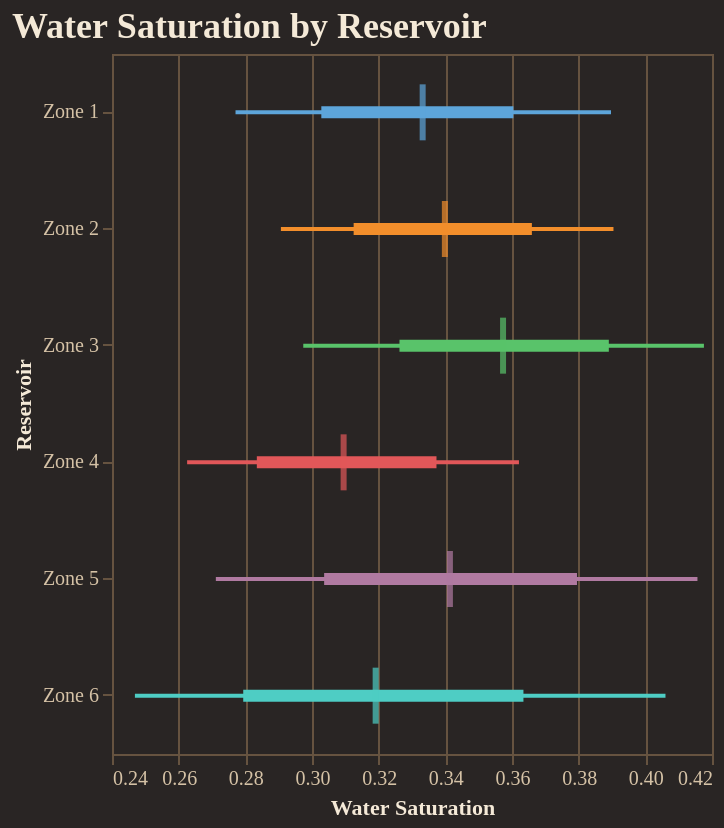

Notebook source saved alongside this figure:
### Code cell
fig = reporter.plotter.forest_plot(
    "Water Saturation", 
    backend=PLOTTING_BACKEND
)
fig.show()

### Figure 1 — Vega-Lite specification as saved in the notebook (floating-point values rounded to 4 significant figures)
{"config": {"background": "#292524", "view": {"fill": "#292524", "stroke": "#665340"}, "title": {"color": "#f4e9d7", "font": "Merriweather", "fontSize": 18, "fontWeight": 600, "subtitleColor": "#d5c2a6", "anchor": "start"}, "axis": {"domainColor": "#665340", "gridColor": "#665340", "tickColor": "#665340", "labelColor": "#d5c2a6", "titleColor": "#f4e9d7", "labelFont": "Merriweather", "titleFont": "Merriweather"}, "legend": {"titleColor": "#f4e9d7", "labelColor": "#d5c2a6", "labelFont": "Merriweather", "titleFont": "Merriweather", "orient": "top-right", "symbolType": "circle"}, "header": {"labelColor": "#d5c2a6", "titleColor": "#f4e9d7", "labelFont": "Merriweather", "titleFont": "Merriweather"}, "mark": {"color": "#c78d3b"}, "line": {"color": "#c78d3b"}, "bar": {"color": "#c78d3b"}, "point": {"color": "#ddb06d"}, "area": {"color": "#c78d3b", "opacity": 0.35}, "text": {"color": "#f4e9d7", "font": "Merriweather"}, "range": {"category": ["#5DA5DA", "#F28E2B", "#59C36A", "#E15759", "#B07AA1", "#4ECDC4", "#FF9DA7", "#EDC948"]}}, "layer": [{"mark": {"type": "rule", "strokeWidth": 2}, "encoding": {"color": {"field": "group", "legend": null, "type": "nominal"}, "x": {"field": "p10", "scale": {"zero": false}, "title": "Water Saturation", "type": "quantitative"}, "x2": {"field": "p90"}, "y": {"field": "group", "sort": ["Zone 1", "Zone 2", "Zone 3", "Zone 4", "Zone 5", "Zone 6"], "title": "Reservoir", "type": "nominal"}}}, {"mark": {"type": "rule", "strokeWidth": 6}, "encoding": {"color": {"field": "group", "legend": null, "type": "nominal"}, "x": {"field": "p25", "scale": {"zero": false}, "title": "Water Saturation", "type": "quantitative"}, "x2": {"field": "p75"}, "y": {"field": "group", "sort": ["Zone 1", "Zone 2", "Zone 3", "Zone 4", "Zone 5", "Zone 6"], "title": "Reservoir", "type": "nominal"}}}, {"mark": {"type": "tick", "color": "black", "size": 28, "thickness": 3}, "encoding": {"color": {"field": "group", "legend": null, "type": "nominal"}, "tooltip": [{"field": "group", "title": "Group", "type": "nominal"}, {"field": "p10", "title": "P10", "type": "quantitative"}, {"field": "p25", "title": "P25", "type": "quantitative"}, {"field": "median", "title": "Median", "type": "quantitative"}, {"field": "p75", "title": "P75", "type": "quantitative"}, {"field": "p90", "title": "P90", "type": "quantitative"}], "x": {"field": "median", "scale": {"zero": false}, "title": "Water Saturation", "type": "quantitative"}, "y": {"field": "group", "sort": ["Zone 1", "Zone 2", "Zone 3", "Zone 4", "Zone 5", "Zone 6"], "title": "Reservoir", "type": "nominal"}}}], "data": {"name": "data-f8f8df3bfe868e650a7ca658c7b96844"}, "height": 350, "title": "Water Saturation by Reservoir", "width": "container", "$schema": "https://vega.github.io/schema/vega-lite/v5.20.1.json", "datasets": {"data-f8f8df3bfe868e650a7ca658c7b96844": [{"group": "Zone 1", "p10": 0.2771, "p25": 0.3028, "median": 0.3332, "p75": 0.3604, "p90": 0.3897}, {"group": "Zone 2", "p10": 0.2907, "p25": 0.3125, "median": 0.3399, "p75": 0.366, "p90": 0.3904}, {"group": "Zone 3", "p10": 0.2974, "p25": 0.3262, "median": 0.3573, "p75": 0.389, "p90": 0.4176}, {"group": "Zone 4", "p10": 0.2625, "p25": 0.2834, "median": 0.3095, "p75": 0.3373, "p90": 0.3621}, {"group": "Zone 5", "p10": 0.2712, "p25": 0.3036, "median": 0.3414, "p75": 0.3795, "p90": 0.4156}, {"group": "Zone 6", "p10": 0.2469, "p25": 0.2794, "median": 0.3191, "p75": 0.3634, "p90": 0.406}]}}
